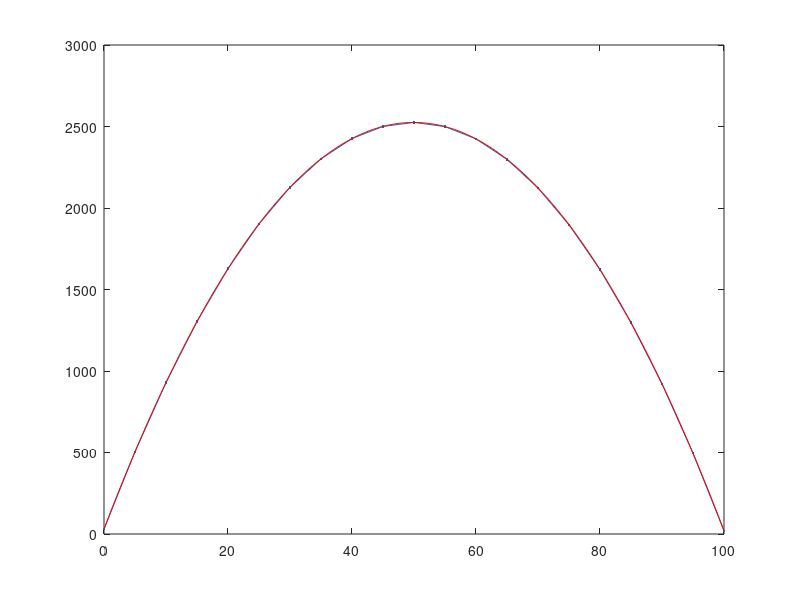

MATLAB code for this plot:
function F=driver

% clear the console screen
clc; close all;clf
% load the data structure with info pertaining to the physical problem
dat.condu=@condu;
dat.esrc=@esrc;
dat.width=100;
bc.left.type=2; %0=neumann, 1=robin, 2=dirichlet
bc.left.C=30; % (that data is C in: -Ddu/dn=C // u/4+D/2du/dn=C // u=C)
bc.rite.type=2;
bc.rite.C=20;
dat.bc=bc; clear bc;

% load the numerical parameters, npar, structure pertaining to numerics
% number of elements
npar.nel = 20;
% domain
npar.x = linspace(0,dat.width,npar.nel+1);
% polynomial degree
npar.porder=1;
% nbr of dofs per variable
npar.ndofs = npar.porder*npar.nel+1;
% connectivity
gn=zeros(npar.nel,npar.porder+1);
gn(1,:)=linspace(1,npar.porder+1,npar.porder+1);
for iel=2:npar.nel
    gn(iel,:)=[gn(iel-1,end) , gn(iel-1,2:end)+npar.porder ];
end
npar.gn=gn; clear gn;

% solve system
F = solve_fem3(dat,npar);
% plot
figure(1)
plot(npar.x,F,'.-'); hold all
% % verification is always good
verif_hc_eq(dat)

return
end

%%%%%%%%%%%%%%%%%%%%%%%%%%%%%%%%%%%%%

function u=solve_fem3(dat,npar)

% initial guess
% (not needed if a direct method is used to solve the linear system)
u=ones(npar.ndofs,1);

% assemble the matrix and the rhs
[A,b]=assemble_system(npar,dat);

% solve
u=A\b;

return
end
%%%%%%%%%%%%%%%%%%%%%%%%%%%%%%%%%%%%%

function [A,rhs]=assemble_system(npar,dat)
% assemble the matrix, the rhs, apply BC

% shortcuts
porder= npar.porder;
gn    = npar.gn;
nel   = npar.nel;
% ideally, we would analyze the connectivity to determine nnz
nnz=(porder+1)*nel; %this is an upperbound, not exact
% n: linear system size
n=nel*porder+1;
% allocate memory
A=spalloc(n,n,nnz);
rhs=zeros(n,1);

% compute local matrices
% load Gauss Legendre quadrature (GLQ is exact on polynomials of degree up to 2n-1,
% while using only integrand evaluations (n-point quadrature).
% estimate the max poly order (it comes from the mass matrix  when coef. are
% piecewise constant and the material mesh matches the computational mesh
poly_max=2*porder;
[xq,wq] = GLNodeWt(porder+1);
% initialize local matrices/vectors
m=zeros(porder+1,porder+1);
k=m;
f=zeros(porder+1,1);
% store shapeset
[b,dbdx] =feshpln(xq,porder);

% definition of the weak form:
% int_domain (grad u D grad b) - int_bd_domain (b D grad u n) ...
%      + int_domain( XSa u b) = int_domain (b rhs)

% loop over elements
for iel=1:npar.nel
    % element extremities
    x0=npar.x(iel);
    x1=npar.x(iel+1);
    % jacobian of the transformation to the ref. element
    Jac=(x1-x0)/2;
    % get x values in the interval
    x=(x1+x0)/2+xq*(x1-x0)/2;
    d=dat.condu(x);
    q=dat.esrc(x);
    % compute local matrices + load vector
    for i=1:porder+1
        for j=1:porder+1
            m(i,j)= dot(0.*wq.*b(:,i)    , b(:,j));
            k(i,j)= dot(d.*wq.*dbdx(:,i) , dbdx(:,j));
        end
        f(i)= dot(q.*wq, b(:,i));
    end
    % assemble
    A(gn(iel,:),gn(iel,:)) = A(gn(iel,:),gn(iel,:)) + ...
       m*Jac + k/Jac;
    rhs(gn(iel,:)) = rhs(gn(iel,:)) + f*Jac;
end

% apply natural BC
Dirichlet_nodes=[];
Dirichlet_val=[];
switch dat.bc.left.type
    case 0 % Neumann, int_bd_domain (b D grad u n) is on the RHS
        rhs(1)=rhs(1)+dat.bc.left.C;
    case 1 % Robin
        A(1,1)=A(1,1)+1/2;
        rhs(1)=rhs(1)+2*dat.bc.left.C;
    case 2 % Dirichlet
        Dirichlet_nodes=[Dirichlet_nodes 1];
        Dirichlet_val=[Dirichlet_val dat.bc.left.C];
end
switch dat.bc.rite.type
    case 0 % Neumann, int_bd_domain (b D grad u n) is on the RHS
        rhs(n)=rhs(n)+dat.bc.rite.C;
    case 1 % Robin
        A(n,n)=A(n,n)+1/2;
        rhs(n)=rhs(n)+2*dat.bc.rite.C;
    case 2 % Dirichlet
        Dirichlet_nodes=[Dirichlet_nodes n];
        Dirichlet_val=[Dirichlet_val dat.bc.rite.C];
end
% apply Dirichlet BC
for i=1:length(Dirichlet_nodes);% loop on the number of constraints
    id=Dirichlet_nodes(i);      % extract the dof of a constraint
    bcval=Dirichlet_val(i);
    rhs=rhs-bcval*A(:,id);  % modify the rhs using constrained value
    A(id,:)=0; % set all the id-th row to zero
    A(:,id)=0; % set all the id-th column to zero (symmetrize A)
    A(id,id)=1;            % set the id-th diagonal to unity
    rhs(id)=bcval;         % put the constrained value in the rhs
end

return
end
%%%%%%%%%%%%%%%%%%%%%%%%%%%%%%%%%%%%%

function [shapefun,dhdx]=feshpln (xv,p)
% computes the finite element basis functions and their first derivatives
% for any order p
% here, we use Lagrangian FE functions

xd=linspace(-1,1,p+1);

shapefun=zeros(length(xv),p+1);
dhdx    =zeros(length(xv),p+1);

% shape function
for i=1:p+1
    num=1.;
    den=1.;
    for j=1:p+1
        if(j~=i)
            num=num.*(xv-xd(j));
            den=den.*(xd(i)-xd(j));
        end
    end
    shapefun(:,i)=num./den;
end

% derivative of the shape function
for i=1:p+1
    sum=0.;
    den=1.;
    for j=1:p+1
        if(j~=i)
            num=1;
            for k=1:p+1
                if((k~=i)&&(k~=j))
                    num=num.*(xv-xd(k));
                end
            end
            sum=sum+num;
            den=den.*(xd(i)-xd(j));
        end
    end
    dhdx(:,i)=sum./den;
end

return
end
%%%%%%%%%%%%%%%%%%%%%%%%%%%%%%%%%%%%%%

function [x,w] = GLNodeWt(n)
% GLNodeWt  Nodes and weights for Gauss-Legendre quadrature of arbitrary order
%           obtained by solving an eigenvalue problem
%
% Synopsis:  [x,w] = GLNodeWt(n)
%
% Input:     n = order of quadrature rule
%
% Output:    x = vector of nodes
%            w = vector of weights

%  Algorithm based on ideas from Golub and Welsch, and Gautschi.  For a
%  condensed presentation see H.R. Schwarz, "Numerical Analysis: A
%  Comprehensive Introduction," 1989, Wiley.  Original MATLAB
%  implementation by H.W. Wilson and L.H. Turcotte, "Advanced Mathematics
%  and Mechanics Applications Using MATLAB," 2nd ed., 1998, CRC Press

beta   = (1:n-1)./sqrt(4*(1:n-1).^2 - 1);
J      = diag(beta,-1) + diag(beta,1);    % eig(J) needs J in full storage
[V,D]  = eig(J);
[x,ix] = sort(diag(D));  %  nodes are eigenvalues, which are on diagonal of D
w      = 2*V(1,ix)'.^2;  %  V(1,ix)' is column vector of first row of sorted V

return
end
%%%%%%%%%%%%%%%%%%%%%%%%%%%%%%%%%%%%%

function verif_hc_eq(dat)

cd=dat.condu; src=dat.esrc; L=dat.width;

% general form of the solution:
% T = Y x x + B x + E
% dT/dx= 2Yx + B
Y=-src(1)/(2*cd(1));
switch dat.bc.left.type
    case 0 % Neumann
        mat(1,1:2) =[1,0];
        b(1) = -dat.bc.left.C / cd(0);
    case 1 % Robin
        mat(1,1:2) =[cd(0)/2,1/4];
        b(1) = dat.bc.left.C;
    case 2 % Dirichlet
        mat(1,1:2) =[0,1];
        b(1) = dat.bc.left.C;
end
switch dat.bc.rite.type
    case 0 % Neumann
        mat(2,1:2) =[1,0];
        b(2) = -dat.bc.rite.C / cd(1) - 2*Y*L;
    case 1 % Robin
        mat(2,1:2) =[L/4+cd(1)/2,1/4];
        b(2) = dat.bc.rite.C - Y*L*L/4 -cd(1)*Y*L;
    case 2 % Dirichlet
        mat(2,1:2) =[L,1];
        b(2) = dat.bc.rite.C - Y*L*L;
end
% get coefficient for the analytical solution
a=mat\b';
x=linspace(0,L);
y=Y*(x.^2)+a(1)*x+a(2);
plot(x,y,'r-');hold all

return
end

%%%%%%%%%%%%%%%%%%%%%%%%%%%%%%%%%%%%%
function y=condu(x)
y=5;
return
end
%%%%%%%%%%%%%%%%%%%%%%%%%%%%%%%%%%%%%
function y=esrc(x)
y=10;
return
end
%%%%%%%%%%%%%%%%%%%%%%%%%%%%%%%%%%%%%
